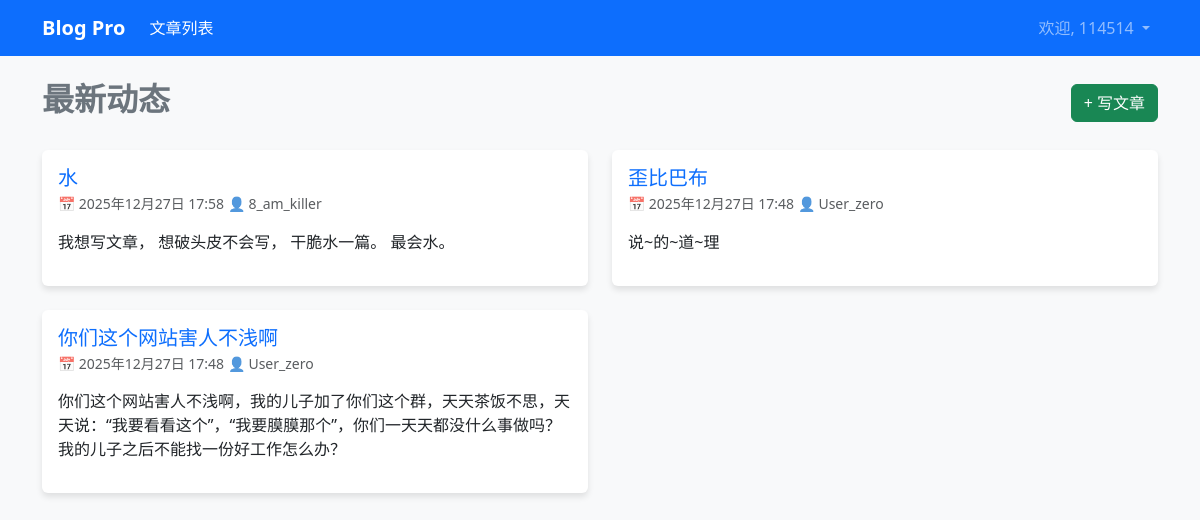
The app's page / (signed in) with its own data.
### blogs/models.py (models this page shows, shortened)
class BlogPost(models.Model):
    title = models.CharField(max_length=200, verbose_name="标题")
    text = models.TextField(verbose_name="内容")
    date_added = models.DateTimeField(auto_now_add=True)
    owner = models.ForeignKey(User, on_delete=models.CASCADE)

### blogs/views.py (the view)
# urls.py: path('', views.index, name='index'),
def index(request):
    posts_list = BlogPost.objects.order_by('-date_added')
    paginator = Paginator(posts_list, 6)
    page_number = request.GET.get('page')
    page_obj = paginator.get_page(page_number)
    is_paginated = page_obj.has_other_pages()
    context = {
        'posts': page_obj, # 注意这里传的是 page_obj 而不是 posts_list
        'page_obj': page_obj,
        'is_paginated': is_paginated
    }
    return render(request, 'blogs/index.html', context)

### blogs/templates/blogs/index.html (shortened to what this page needs)
{% extends 'blogs/base.html' %}
{% block content %}
<div class="row align-items-center mb-4">
    <div class="col">
        <h2 class="fw-bold text-secondary">最新动态</h2>
    </div>
    {% if user.is_authenticated %}
    <div class="col-auto">
        <a href="{% url 'blogs:new_post' %}" class="btn btn-success">+ 写文章</a>
    </div>
    {% endif %}
</div>
<div class="row">
    {% for post in posts %}
        <div class="col-md-6 mb-4">
            <div class="card h-100">
                <div class="card-body">
                    <h5 class="card-title text-primary">{{ post.title }}</h5>
                    <h6 class="card-subtitle mb-3 text-muted">
                        <small>
                            📅 {{ post.date_added|date:'Y年m月d日 H:i' }}
                            👤 {{ post.owner.username }}
                        </small>
                    </h6>
                    <p class="card-text">{{ post.text|truncatechars:100 }}</p>
                </div>
            </div>
        </div>
    {% empty %}
        <div class="col-12 text-center py-5">
            <h4 class="text-muted">还没有人发布文章...</h4>
        </div>
    {% endfor %}
</div>
{% endblock content %}

### blogs/templates/blogs/base.html (shortened to what this page needs)
<!DOCTYPE html>
<html lang="zh-CN">
<head>
    <link href="https://cdn.jsdelivr.net/npm/bootstrap@5.3.0/dist/css/bootstrap.min.css" rel="stylesheet">
</head>
<body>
    <nav class="navbar navbar-expand-lg navbar-dark bg-primary mb-4">
        <div class="container">
            <a class="navbar-brand fw-bold" href="{% url 'blogs:index' %}">Blog Pro</a>
            <div class="collapse navbar-collapse" id="navbarContent">
                <ul class="navbar-nav me-auto mb-2 mb-lg-0">
                    <li class="nav-item">
                        <a class="nav-link active" href="{% url 'blogs:index' %}">文章列表</a>
                    </li>
                </ul>
                <ul class="navbar-nav ms-auto">
                    {% if user.is_authenticated %}
                        <li class="nav-item dropdown">
                            <a class="nav-link dropdown-toggle" href="#" role="button" data-bs-toggle="dropdown">
                                欢迎, {{ user.username }}
                            </a>
                        </li>
                    {% else %}
                        <li class="nav-item"><a class="nav-link" href="{% url 'users:login' %}">登录</a></li>
                        <li class="nav-item"><a class="nav-link" href="{% url 'users:register' %}">注册</a></li>
                    {% endif %}
                </ul>
            </div>
        </div>
    </nav>
    <div class="container">
        {% block content %}{% endblock content %}
    </div>
</body>
</html>

### blogs/templates/blogs/base.html (style rules this page uses)
body { background-color: #f8f9fa; }
.card { box-shadow: 0 4px 6px rgba(0,0,0,0.1); border: none; transition: transform 0.2s; }

### records on screen
BlogPost: title "水", date_added "2025年12月27日 17:58", owner.username "8_am_killer", text "我想写文章， 想破头皮不会写， 干脆水一篇。 最会水。"
BlogPost: title "歪比巴布", date_added "2025年12月27日 17:48", owner.username "User_zero", text "说~的~道~理"
BlogPost: title "你们这个网站害人不浅啊", date_added "2025年12月27日 17:48", owner.username "User_zero", text "你们这个网站害人不浅啊，我的儿子加了你们这个群，天天茶饭不思，天天说：“我要看看这个”，“我要膜膜那个”，你们一天天都没什么事做吗？我的儿子之后不能找一份好工作怎么办？"

### other values on screen
{{ user.username }} "114514"
